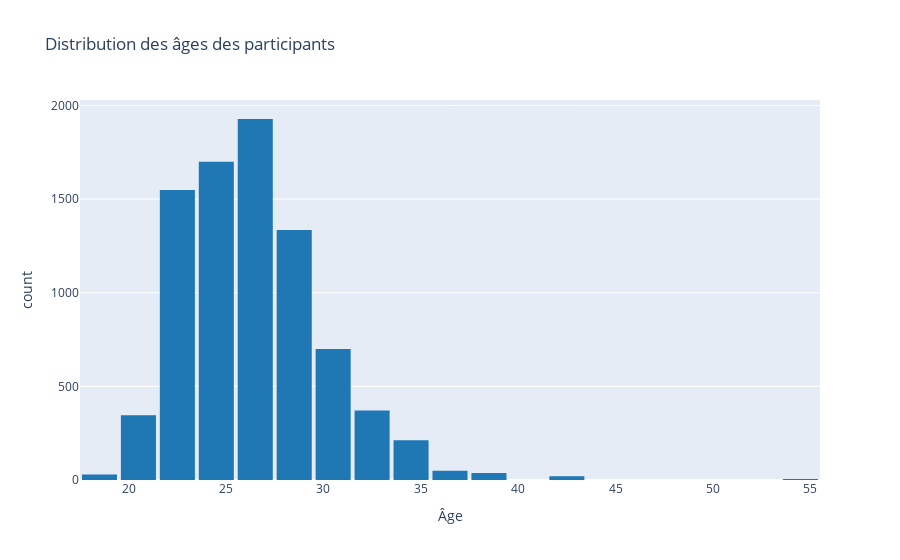

Source (notebook cell):
### Markdown cell above
# Etape 4 : 1ères visualisations

### Code cell
# Statistiques d'âge

print("\n" + "="*50)
print("STATISTIQUES D'ÂGE")
print("="*50)
print(df_clean['age'].describe())

# Visualisation
fig = px.histogram(
    df_clean,
    x='age',
    nbins=30,
    title='Distribution des âges des participants',
    labels={'age': 'Âge', 'count': 'Nombre de participants'},
    color_discrete_sequence=['#1f77b4']
)

fig.update_layout(bargap=0.1)
fig.show()

### Figure 1 — Plotly figure (JSON) as saved in the notebook; plotly's stock layout.template omitted (floating-point values rounded to 4 significant figures; data arrays with more than 128 entries replaced by an {"elided": "..."} marker saying what was removed)
{"data": [{"bingroup": "x", "hovertemplate": "Âge=%{x}<br>count=%{y}<extra></extra>", "legendgroup": "", "marker": {"color": "#1f77b4", "pattern": {"shape": ""}}, "name": "", "nbinsx": 30, "orientation": "v", "showlegend": false, "type": "histogram", "x": {"elided": "8378 float values"}, "xaxis": "x", "yaxis": "y"}], "layout": {"bargap": 0.1, "barmode": "relative", "legend": {"tracegroupgap": 0}, "title": {"text": "Distribution des âges des participants"}, "xaxis": {"anchor": "y", "domain": [0, 1], "title": {"text": "Âge"}}, "yaxis": {"anchor": "x", "domain": [0, 1], "title": {"text": "count"}}}}
